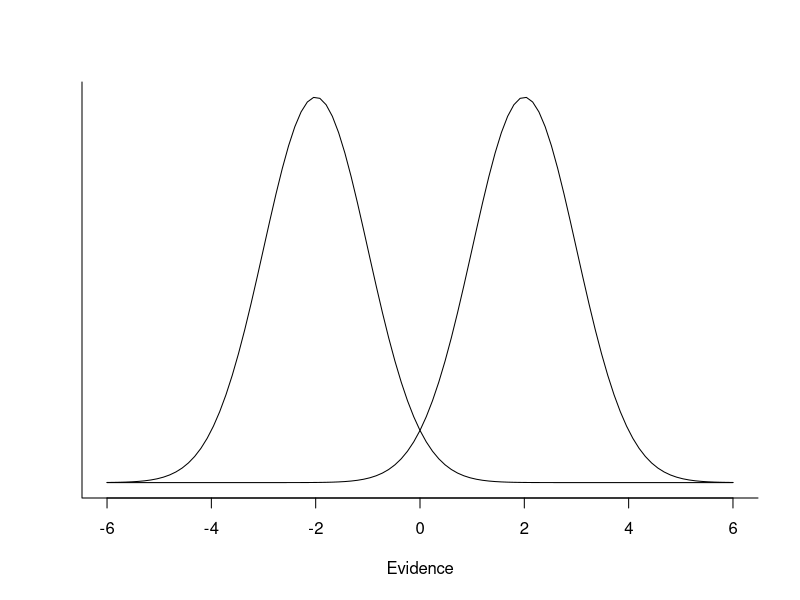

This figure's R source:
## ---- chunk 1
curve(dnorm(x,-2,1),-6,6,xlim=c(-6,6),xlab="Evidence",ylab="",bty="l",yaxt="n")
curve(dnorm(x,2,1),-6,6,add=TRUE)
